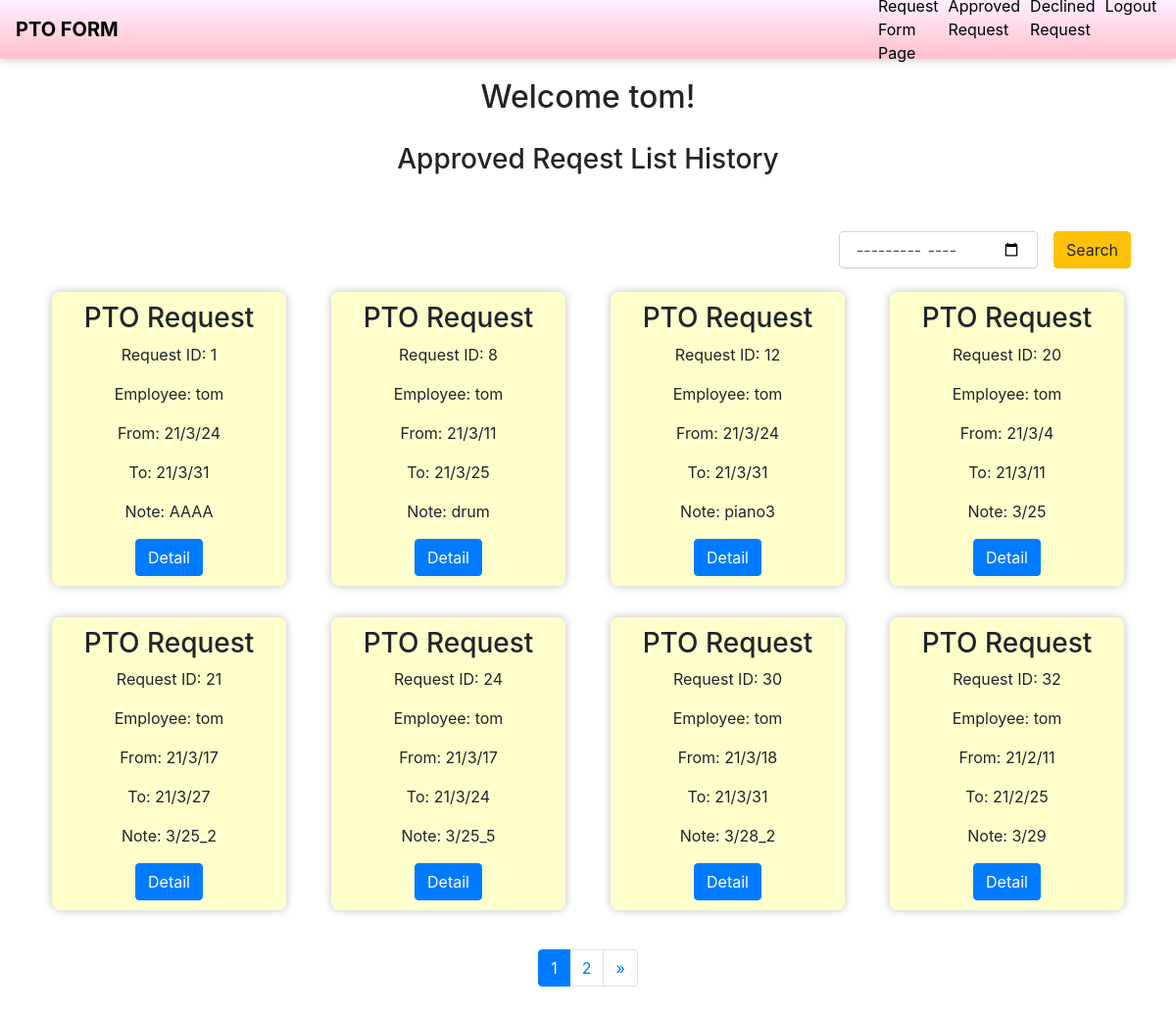
The app's page /approved_request_employee/ (signed in) with its own data.
### potform/models.py (models this page shows)
class User(AbstractUser):
  is_employee = models.BooleanField(default=False)
  is_supervisor = models.BooleanField(default=False)
  is_hr = models.BooleanField(default=False)

class RequestPTO(models.Model):
  post_employee = models.ForeignKey(get_user_model(), on_delete=models.CASCADE, null=False, related_name ='post_employee')
  chose_supervisor = models.ForeignKey(get_user_model(), on_delete=models.CASCADE, null=False, related_name ='chose_supervisor')
  confirm_hr = models.ForeignKey(get_user_model(), on_delete=models.CASCADE, null=True, related_name ='confirm_hr')
  request_date_from = models.DateTimeField(null=False)
  request_date_to = models.DateTimeField(null=False)
  note = models.TextField(null=True, blank=True, max_length=200)
  request = models.IntegerField(default=3)

### potform/views.py (the view)
# urls.py: path('approved_request_employee/', EmployeeApprovedRequestView.as_view(), name='approved_request_employee'),
class EmployeeApprovedRequestView(LoginRequiredMixin, ListView):
    context_object_name = 'request_list'
    model = RequestPTO
    queryset = RequestPTO.objects.filter(request=4)
    paginate_by = 8
    template_name = "approved_request_employee.html"
    def get(self, request, *args, **kwargs):
        user =  User.objects.filter(username=self.request.user)
        if user and user[0].is_employee:
            return super().get(request, **kwargs)
        else:
            return redirect('index')
    def get_queryset(self):
        q_request_date_from = self.request.GET.get('query')
        if q_request_date_from:
            object_list = RequestPTO.objects.filter(
                Q(request_date_from__icontains=q_request_date_from))
        else:
            object_list = RequestPTO.objects.filter(request=4, post_employee=self.request.user)
        return object_list.filter(request=4, post_employee=self.request.user)

### potform/templates/approved_request_employee.html (shortened to what this page needs)
{% extends 'base.html' %}
{% block main %}
<div class="form w-100 text-center">
  <h2 class="hrpage">Welcome {{ user.get_username }}!</h2>
</div>
<h3 class="form w-100 text-center approved_reqest_list">Approved Reqest List History</h3>
<div class="form w-100 p-3">
  <form action="" method="get" class="searchform form-inline">
    <div class="form-inline mr-3">
      <span class="input-group-btn">
        <input name="query" value="{{ request.GET.query }}" type="month" class="form-control p-3">
      </span>
    </div>
    <div>
      <button class="btn btn-warning" type="submit">Search</button>
    </div>
  </form>
</div>
  {% for request in request_list %}
  <div class="col-lg-3">
    <form action="{% url 'supervisor' %}" method="post" class="form w-100 text-center m-auto">
      <ul class="p-2">
        <li class="request_list m-0">
          <h3>PTO Request</h3>
          <p>Request ID: {{ request.id }} </p>
          <p>Employee: {{ request.post_employee }}</p>
          <p>From: {{ request.request_date_from|date:"y/n/j" }}</p>
          <p>To: {{ request.request_date_to|date:"y/n/j" }}</p>
          <p class="break-word">Note: {{ request.note }}</p>
          <a class="btn btn-primary" href="{% url 'approved_request_employee_detail' request.id %}" >Detail</a>
        </li>
      </ul>
    </form>
  </div>
  {% endfor %}
  <div class="form w-100 p-3">
    {% include "pagination.html" %}
  </div>
{% endblock main %}

### potform/static/css/main.css (style rules this page uses)
form { margin-top: 20px; }
p { margin-top: 16px; text-align:center; margin-top: 0; margin-bottom: 1rem; }
.hrpage { margin-top: 20px; }
.approved_reqest_list { margin: 20px; }
ul { list-style: none; }
.request_list { background: #FFFFCC; border-radius :8px; box-shadow :0px 0px 10px silver; line-height: 1.5; padding: 10px 0px 10px 0px; }
.break-word { word-wrap: break-word; }
@media screen and (min-width:480px) { .searchform { float: right; } }

### records on screen
User: get_username "tom"
RequestPTO: id "1", post_employee "tom", request_date_from "21/3/24", request_date_to "21/3/31", note "AAAA"
RequestPTO: id "8", post_employee "tom", request_date_from "21/3/11", request_date_to "21/3/25", note "drum"
RequestPTO: id "12", post_employee "tom", request_date_from "21/3/24", request_date_to "21/3/31", note "piano3"
RequestPTO: id "20", post_employee "tom", request_date_from "21/3/4", request_date_to "21/3/11", note "3/25"
RequestPTO: id "21", post_employee "tom", request_date_from "21/3/17", request_date_to "21/3/27", note "3/25_2"
RequestPTO: id "24", post_employee "tom", request_date_from "21/3/17", request_date_to "21/3/24", note "3/25_5"
RequestPTO: id "30", post_employee "tom", request_date_from "21/3/18", request_date_to "21/3/31", note "3/28_2"
RequestPTO: id "32", post_employee "tom", request_date_from "21/2/11", request_date_to "21/2/25", note "3/29"

### other values on screen
{{ num }} "1"
{{ num }} "2"
